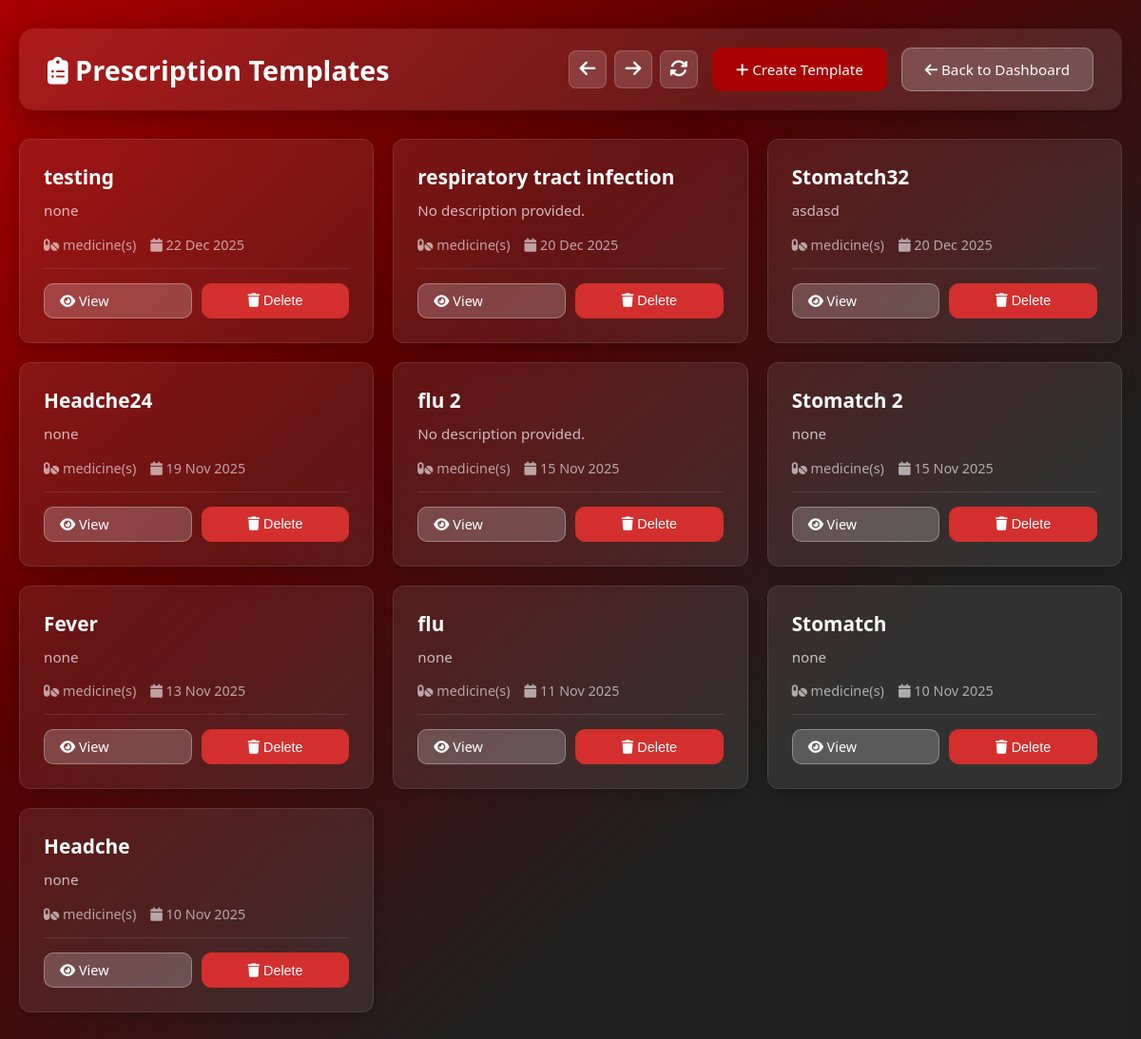
The page /doctor/templates/ on the database its author committed.
### doctor/models.py (models this page shows, shortened)
class PrescriptionTemplate(models.Model):
    id = models.UUIDField(primary_key=True, default=uuid.uuid4, editable=False)
    name = models.CharField(max_length=255, help_text='Template name (e.g., Headache, Stomach Pain)')
    description = models.TextField(blank=True, null=True, help_text='Brief description of when to use this template')
    presenting_complaints = models.TextField(blank=True, null=True, help_text='Presenting complaints section')
    development = models.TextField(blank=True, null=True, help_text='Development section')
    vaccination = models.TextField(blank=True, null=True, help_text='Vaccination section')
    medical_examination = models.TextField(blank=True, null=True, help_text='Medical examination findings section')
    investigation_advised = models.TextField(blank=True, null=True, help_text='Investigation advised section')
    provisional_diagnosis = models.TextField(blank=True, null=True, help_text='Provisional diagnosis section')
    created_by = models.CharField(max_length=255, null=True, blank=True)
    created_at = models.DateTimeField(auto_now_add=True)
    updated_at = models.DateTimeField(auto_now=True)
    class Meta:
        ordering = ['name']

### doctor/views.py (the view)
# urls.py: path('templates/', views.template_list, name='template_list'),
def template_list(request):
    templates = PrescriptionTemplate.objects.all().order_by('-created_at')
    context = {
        'templates': templates
    }
    return render(request, 'doctortemp/templates_list.html', context)

### templates/doctortemp/templates_list.html (shortened to what this page needs)
{% extends "base.html" %}
{% load static %}
{% block content %}
<div class="panel">
    <div class="panel-header">
        <h2><i class="fas fa-clipboard-list"></i> Prescription Templates</h2>
        <div class="header-actions">
            <div class="nav-controls">
                <div class="nav-btn" onclick="history.back()" title="Back"><i class="fas fa-arrow-left"></i></div>
                <div class="nav-btn" onclick="history.forward()" title="Forward"><i class="fas fa-arrow-right"></i></div>
                <div class="nav-btn" onclick="location.reload()" title="Refresh"><i class="fas fa-sync-alt"></i></div>
            </div>
            <a href="{% url 'template_create' %}" class="btn btn-primary"><i class="fas fa-plus"></i> Create Template</a>
            <a href="{% url 'doctor_panel' %}" class="btn"><i class="fas fa-arrow-left"></i> Back to Dashboard</a>
        </div>
    </div>
    {% if templates %}
    <div class="templates-grid">
        {% for template in templates %}
        <div class="template-card">
            <h3 class="template-name">{{ template.name }}</h3>
            <p class="template-description">{{ template.description|default:"No description provided." }}</p>
            <div class="template-meta">
                <span><i class="fas fa-pills"></i> {{ template.prescriptiontemplatemedicine_set.count }} medicine(s)</span>
                <span><i class="fas fa-calendar"></i> {{ template.created_at|date:"d M Y" }}</span>
            </div>
            <div class="template-actions">
                <a href="{% url 'template_detail' template.id %}" class="btn"><i class="fas fa-eye"></i> View</a>
                <button class="btn btn-danger delete-template-btn" data-id="{{ template.id }}" data-name="{{ template.name }}"><i class="fas fa-trash"></i> Delete</button>
            </div>
        </div>
        {% endfor %}
    </div>
    {% else %}
    <div class="empty-state">
        <h3>No Templates Yet</h3>
        <p>Create your first prescription template to speed up your workflow!</p>
        <a href="{% url 'template_create' %}" class="btn btn-primary"><i class="fas fa-plus"></i> Create Your First Template</a>
    </div>
    {% endif %}
</div>
{% endblock content %}

### templates/base.html (shortened to what this page needs)
<!DOCTYPE html>
<html lang="en">
<head>
    <link rel="stylesheet" href="https://cdnjs.cloudflare.com/ajax/libs/font-awesome/6.5.1/css/all.min.css">
</head>
<body>
    {% block content %}
    {% endblock content %}
</body>
</html>

### templates/doctortemp/templates_list.html (style rules this page uses)
* { box-sizing: border-box; }
body { margin: 0; font-family: 'Segoe UI', Tahoma, Geneva, Verdana, sans-serif; background: linear-gradient(to top left, #202020 0%, #202020 30%, #5a0000 65%, #a00 100%); color: white; min-height: 100vh; overflow-x: hidden; }
.panel { width: 100%; max-width: 1200px; margin: 0 auto; padding: 30px 20px; }
.panel-header { display: flex; justify-content: space-between; align-items: center; padding: 20px 30px; background: rgba(255, 255, 255, 0.1); backdrop-filter: blur(10px); border-radius: 15px; margin-bottom: 30px; box-shadow: 0 8px 32px rgba(0, 0, 0, 0.3); }
.panel-header h2 { margin: 0; font-size: 1.8rem; font-weight: 700; }
.header-actions { display: flex; gap: 15px; align-items: center; }
.nav-controls { display: flex; gap: 8px; }
.nav-btn { background: rgba(255, 255, 255, 0.15); color: white; width: 40px; height: 40px; border-radius: 8px; display: flex; align-items: center; justify-content: center; cursor: pointer; transition: all 0.3s ease; border: 1px solid rgba(255, 255, 255, 0.2); font-size: 1.2rem; }
.btn { background: rgba(255, 255, 255, 0.2); color: white; padding: 12px 24px; border-radius: 10px; text-decoration: none; font-size: 0.95rem; transition: all 0.3s ease; border: 1px solid rgba(255, 255, 255, 0.3); cursor: pointer; display: inline-block; }
.btn-primary { background: #a00; border-color: #a00; }
.btn-danger { background: #d32f2f; border-color: #d32f2f; }
.templates-grid { display: grid; grid-template-columns: repeat(auto-fill, minmax(350px, 1fr)); gap: 20px; }
.template-card { background: rgba(255, 255, 255, 0.08); backdrop-filter: blur(10px); border-radius: 12px; padding: 25px; box-shadow: 0 4px 15px rgba(0, 0, 0, 0.2); border: 1px solid rgba(255, 255, 255, 0.1); transition: all 0.3s ease; }
.template-name { font-size: 1.3rem; font-weight: 600; margin: 0 0 10px 0; color: #fff; }
.template-description { color: rgba(255, 255, 255, 0.7); margin: 0 0 15px 0; line-height: 1.5; font-size: 0.95rem; }
.template-meta { display: flex; align-items: center; gap: 15px; margin-bottom: 15px; color: rgba(255, 255, 255, 0.6); font-size: 0.9rem; }
.template-actions { display: flex; gap: 10px; margin-top: 15px; padding-top: 15px; border-top: 1px solid rgba(255, 255, 255, 0.1); }
.template-actions .btn { padding: 8px 16px; font-size: 0.9rem; flex: 1; }

### rows shown on the page
PrescriptionTemplate: name "testing", description "none", created_at "22 Dec 2025"
PrescriptionTemplate: name "respiratory tract infection", description "No description provided.", created_at "20 Dec 2025"
PrescriptionTemplate: name "Stomatch32", description "asdasd", created_at "20 Dec 2025"
PrescriptionTemplate: name "Headche24", description "none", created_at "19 Nov 2025"
PrescriptionTemplate: name "flu 2", description "No description provided.", created_at "15 Nov 2025"
PrescriptionTemplate: name "Stomatch 2", description "none", created_at "15 Nov 2025"
PrescriptionTemplate: name "Fever", description "none", created_at "13 Nov 2025"
PrescriptionTemplate: name "flu", description "none", created_at "11 Nov 2025"
PrescriptionTemplate: name "Stomatch", description "none", created_at "10 Nov 2025"
PrescriptionTemplate: name "Headche", description "none", created_at "10 Nov 2025"
